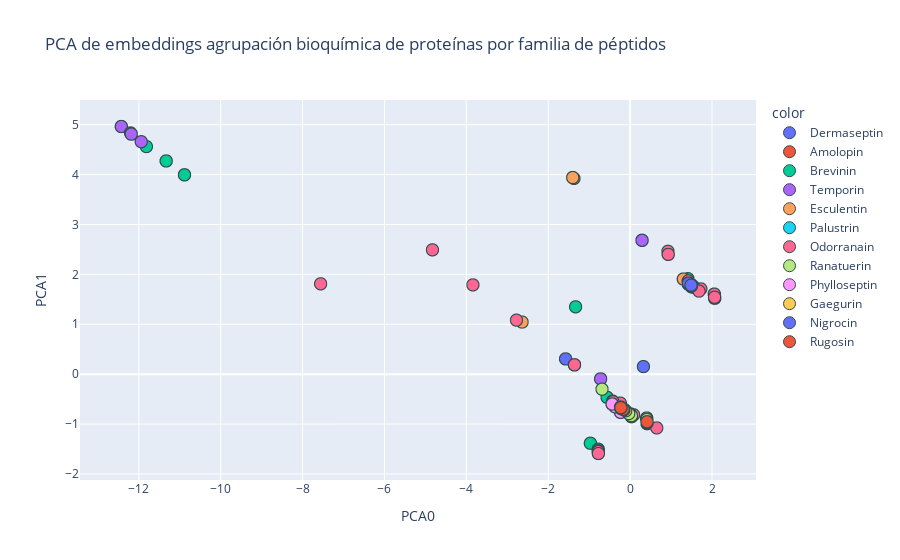

Here is the notebook cell this chart was saved with:
### Code cell
fig = px.scatter(
    x=embedding_pca[:, 0],
    y=embedding_pca[:, 1],
    color=df_csv_bio['Peptide_Family'].to_list(),
    title="PCA de embeddings agrupación bioquímica de proteínas por familia de péptidos",
    labels={"x": "PCA0", "y": "PCA1"}
)

fig.update_traces(marker=dict(size=12, line=dict(width=1, color="DarkSlateGrey")))
fig.show()
